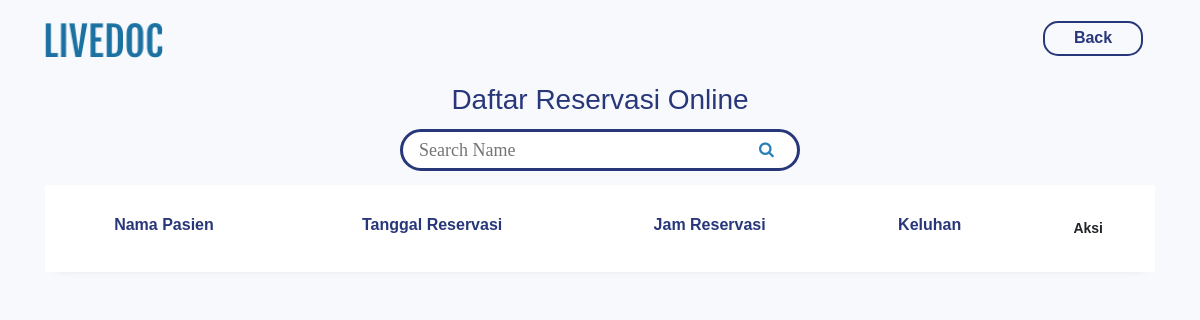
Page /live-doc-v1.0.0/public/reservationList.php (signed in) on the earlier database version.
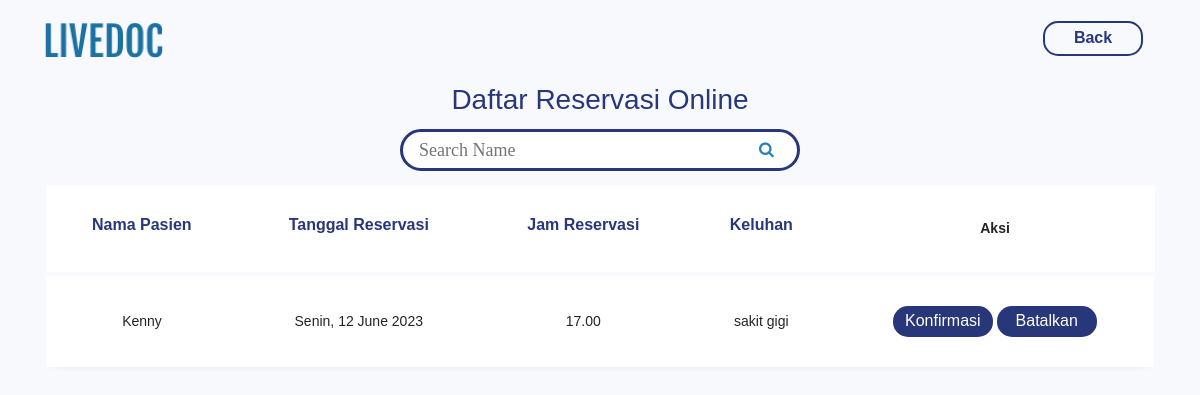
Same page on the later database version.
### tables this page shows
CREATE TABLE `reservasis` (
  `id` int(11) NOT NULL AUTO_INCREMENT,
  `tanggal_reservasi` datetime NOT NULL,
  `keluhan` varchar(500) DEFAULT NULL,
  `status_reservasi` enum('baru','dibatalkan klinik','dibatalkan pasien','selesai') NOT NULL,
  `pengguna_id` int(11) NOT NULL,
  `jam_id` int(11) NOT NULL,
  `tanggal_pesan` datetime NOT NULL DEFAULT current_timestamp(),
  PRIMARY KEY (`id`),
  KEY `fk_reservasi_pengguna1_idx` (`pengguna_id`),
  KEY `fk_reservasi_jam1_idx` (`jam_id`),
  CONSTRAINT `fk_reservasi_jam1` FOREIGN KEY (`jam_id`) REFERENCES `jams` (`id`) ON DELETE NO ACTION ON UPDATE NO ACTION,
  CONSTRAINT `fk_reservasi_pengguna1` FOREIGN KEY (`pengguna_id`) REFERENCES `penggunas` (`id`) ON DELETE NO ACTION ON UPDATE NO ACTION
);

CREATE TABLE `penggunas` (
  `id` int(11) NOT NULL AUTO_INCREMENT,
  `nama` varchar(45) NOT NULL,
  `nomor_telepon` varchar(45) NOT NULL,
  `email` varchar(45) NOT NULL,
  `password` varchar(45) NOT NULL,
  `tanggal_registrasi` datetime NOT NULL DEFAULT current_timestamp(),
  PRIMARY KEY (`id`)
);

CREATE TABLE `jams` (
  `id` int(11) NOT NULL AUTO_INCREMENT,
  `dokter_id` int(11) NOT NULL,
  `hari` varchar(45) NOT NULL,
  `jam` varchar(45) NOT NULL,
  `status` enum('aktif','nonaktif') DEFAULT 'nonaktif',
  PRIMARY KEY (`id`),
  KEY `fk_jams_dokters1_idx` (`dokter_id`),
  CONSTRAINT `fk_jams_dokters1` FOREIGN KEY (`dokter_id`) REFERENCES `dokters` (`id`) ON DELETE NO ACTION ON UPDATE NO ACTION
);

### live-doc-v1.0.0/public/reservationList.php (the view, shortened to what this page needs)
<!DOCTYPE html>
<html lang="en">
<head>
    <link href="assets/css/style.css" rel="stylesheet" />
    <link rel="stylesheet" href="https://stackpath.bootstrapcdn.com/font-awesome/4.7.0/css/font-awesome.min.css">
    <link rel="stylesheet" href="https://cdnjs.cloudflare.com/ajax/libs/font-awesome/4.7.0/css/font-awesome.min.css">
</head>
<body>
    <main class="main" id="top">
        <nav class="py-3" data-navbar-on-scroll="data-navbar-on-scroll">
            <div class="container">
                <a class="navbar-brand" href="index.php"><img src="assets/img/gallery/logo.png" width="118" alt="logo" /></a>
                <a href="index.php"><button type="button" class="btnBack">Back</button></a>
            </div>
        </nav>
        <div class="head">
            <h3 style="color:#283779;">Daftar Reservasi Online</h3>
            <?php
                if($_SESSION['email'] == "klinik"){
                    echo "<div class='containerSearch'>
                    <table class='tableSearch'>
                        <tr>
                        <td><input type='text' class='search' placeholder='Search Name' id='keySearch'></td>
                        <td><button class='btnSearchs' id='btnSearch'><i class='fa fa-search icon'></i></button></td>
                        </tr>
                    </table>
                </div>";
                }
            ?>
        </div>
        <section class="ftco-section">
            <div class="container">
                <div class="row">
                    <div class="col-md-12">
                        <div class="table-wrap" id="tabelReservasi">
                            <table class="table table-responsive-xl">
                                <tr class="tabel">
                                    <th>
                                        <h6>Nama Pasien</h6>
                                    </th>
                                    <th>
                                        <h6>Tanggal Reservasi</h6>
                                    </th>
                                    <th>
                                        <h6>Jam Reservasi</h6>
                                    </th>
                                    <th>
                                        <h6>Keluhan</h6>
                                    </th>
                                    <th>Aksi</th>
                                </tr>
                                <?php
                                $conn = new mysqli("localhost", "root", "", "dbmagang");
                                $pengguna = $_SESSION['email'];
                                if ($pengguna == "klinik") {
                                    $sql = "SELECT P.nama, date(R.tanggal_reservasi) as tanggalReservasi,J.hari, J.jam, R.keluhan, R.id
                                                FROM penggunas as P
                                                INNER JOIN reservasis as R on P.id = R.pengguna_id
                                                INNER JOIN jams as J on J.id = R.jam_id
                                                WHERE date(R.tanggal_reservasi) >= curdate()
                                                order by date(R.tanggal_reservasi), J.jam, R.id";
                                    $result = $conn->query($sql);
                                    if ($result->num_rows > 0) {
                                        while ($row = $result->fetch_assoc()) {
                                            echo "<tr class='alert tabel' role='alert'>";
                                            echo "<td class='tabel'>" . $row["nama"] . "</td>";
                                            echo "<td class='tabel'>" . $row['hari'] . ", " . date("d F Y", strtotime($row["tanggalReservasi"])) . "</td>";
                                            echo "<td class='tabel'>" . $row["jam"] . "</td>";
                                            echo "<td class='tabel'>" . $row["keluhan"] . "</td>";
                                            echo "<td class='tabel'><a href='insertkonsul.php?idReservasi=" . $row["id"] . "'>
                                            <button type='button' class='btnDetil'>Konfirmasi</button></a>
                                            <button type='button' class='btnDetil' id='btnBatalkan' idReservasiBatal='" . $row["id"] . "'>Batalkan</button></td>";
                                            echo "</tr>";
                                        }
                                    }
                                }
                                ?>
                            </table>
                        </div>
                    </div>
                </div>
            </div>
        </section>
    </main>
</body>
</html>

Differences in the rows shown:
added reservasis: pengguna.nama "Kenny", jam.hari "Senin", tanggalReservasi "12 June 2023", jam.jam "17.00", keluhan "sakit gigi"
